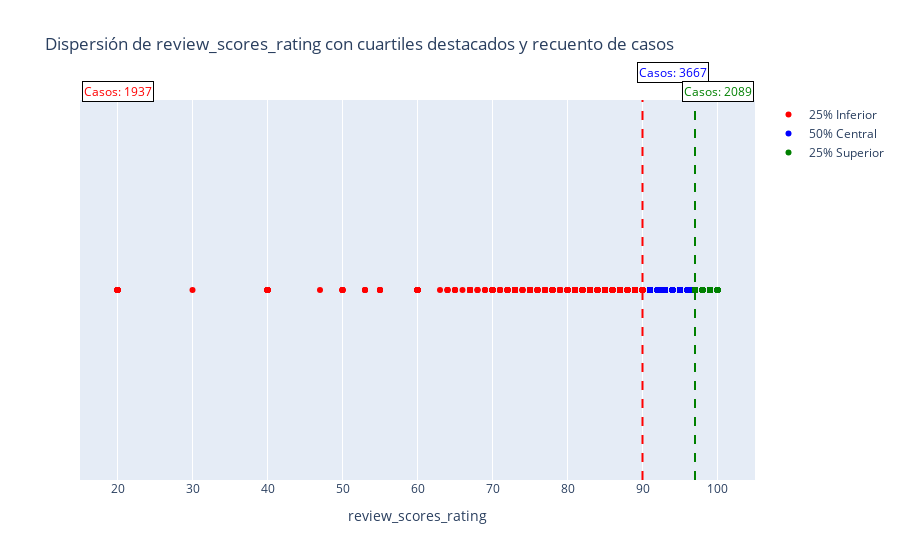

Here is the notebook cell this chart was saved with:
### Markdown cell above
## Selección del 25% de los casos con mayor y menor puntuación

### Code cell
import plotly.graph_objects as go
import pandas as pd

# Asegúrate de que df_cl esté ordenado por 'review_scores_rating'
df_sorted = df_cl.sort_values(by='review_scores_rating').copy()

n = len(df_sorted)
lower_count = round(0.25 * n)
upper_count = round(0.25 * n)

lower_threshold = df_sorted['review_scores_rating'].iloc[lower_count - 1] if lower_count > 0 else df_sorted['review_scores_rating'].min()
upper_threshold = df_sorted['review_scores_rating'].iloc[n - upper_count] if upper_count > 0 else df_sorted['review_scores_rating'].max()

fig = go.Figure()

# Datos para el 25% inferior (rojo)
lower_df = df_sorted[df_sorted['review_scores_rating'] <= lower_threshold]
fig.add_trace(go.Scatter(x=lower_df['review_scores_rating'], y=[0]*len(lower_df), mode='markers', marker=dict(color='red'), name='25% Inferior'))
count_lower = len(lower_df)

# Datos para el 50% central (azul)
middle_df = df_sorted[(df_sorted['review_scores_rating'] > lower_threshold) & (df_sorted['review_scores_rating'] < upper_threshold)]
fig.add_trace(go.Scatter(x=middle_df['review_scores_rating'], y=[0]*len(middle_df), mode='markers', marker=dict(color='blue'), name='50% Central'))
count_middle = len(middle_df)

# Datos para el 25% superior (verde)
upper_df = df_sorted[df_sorted['review_scores_rating'] >= upper_threshold]
fig.add_trace(go.Scatter(x=upper_df['review_scores_rating'], y=[0]*len(upper_df), mode='markers', marker=dict(color='green'), name='25% Superior'))
count_upper = len(upper_df)

# Añadir líneas verticales en los umbrales
fig.add_vline(x=lower_threshold, line_dash="dash", line_color="red")
fig.add_vline(x=upper_threshold, line_dash="dash", line_color="green")

# Añadir anotaciones con el recuento (texto coloreado, fondo blanco)
fig.add_annotation(
    text=f"Casos: {count_lower}",
    xref="x", yref="paper",
    x=df_sorted['review_scores_rating'].min(), y=1.05,
    showarrow=False,
    bgcolor="white", bordercolor='black',
    font=dict(color="red")
)

fig.add_annotation(
    text=f"Casos: {count_middle}",
    xref="x", yref="paper",
    x=df_sorted['review_scores_rating'].median(), y=1.10,
    showarrow=False,
    bgcolor="white", bordercolor='black',
    font=dict(color="blue")
)

fig.add_annotation(
    text=f"Casos: {count_upper}",
    xref="x", yref="paper",
    x=df_sorted['review_scores_rating'].max(), y=1.05,
    showarrow=False,
    bgcolor="white", bordercolor='black',
    font=dict(color="green")
)

fig.update_layout(yaxis_visible=False, yaxis_showticklabels=False)
fig.update_layout(title='Dispersión de review_scores_rating con cuartiles destacados y recuento de casos')
fig.update_xaxes(title_text='review_scores_rating')

fig.show()

### Figure 1 — Plotly figure (JSON) as saved in the notebook; plotly's stock layout.template omitted (floating-point values rounded to 4 significant figures; data arrays with more than 128 entries replaced by an {"elided": "..."} marker saying what was removed)
{"data": [{"marker": {"color": "red"}, "mode": "markers", "name": "25% Inferior", "type": "scatter", "x": {"elided": "1937 float values"}, "y": {"elided": "1937 int values"}}, {"marker": {"color": "blue"}, "mode": "markers", "name": "50% Central", "type": "scatter", "x": {"elided": "3667 float values"}, "y": {"elided": "3667 int values"}}, {"marker": {"color": "green"}, "mode": "markers", "name": "25% Superior", "type": "scatter", "x": {"elided": "2089 float values"}, "y": {"elided": "2089 int values"}}], "layout": {"annotations": [{"bgcolor": "white", "bordercolor": "black", "font": {"color": "red"}, "showarrow": false, "text": "Casos: 1937", "x": 20, "xref": "x", "y": 1.05, "yref": "paper"}, {"bgcolor": "white", "bordercolor": "black", "font": {"color": "blue"}, "showarrow": false, "text": "Casos: 3667", "x": 94, "xref": "x", "y": 1.1, "yref": "paper"}, {"bgcolor": "white", "bordercolor": "black", "font": {"color": "green"}, "showarrow": false, "text": "Casos: 2089", "x": 100, "xref": "x", "y": 1.05, "yref": "paper"}], "shapes": [{"line": {"color": "red", "dash": "dash"}, "type": "line", "x0": 90, "x1": 90, "xref": "x", "y0": 0, "y1": 1, "yref": "y domain"}, {"line": {"color": "green", "dash": "dash"}, "type": "line", "x0": 97, "x1": 97, "xref": "x", "y0": 0, "y1": 1, "yref": "y domain"}], "title": {"text": "Dispersión de review_scores_rating con cuartiles destacados y recuento de casos"}, "xaxis": {"title": {"text": "review_scores_rating"}}, "yaxis": {"showticklabels": false, "visible": false}}}
